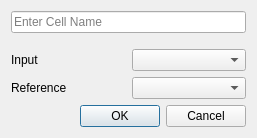
<?xml version="1.0" encoding="UTF-8"?>
<ui version="4.0">
 <class>Dialog</class>
 <widget class="QDialog" name="Dialog">
  <property name="geometry">
   <rect>
    <x>0</x>
    <y>0</y>
    <width>257</width>
    <height>138</height>
   </rect>
  </property>
  <property name="maximumSize">
   <size>
    <width>257</width>
    <height>177</height>
   </size>
  </property>
  <property name="windowTitle">
   <string>Dialog</string>
  </property>
  <layout class="QGridLayout" name="gridLayout">
   <item row="0" column="0" colspan="2">
    <widget class="QLineEdit" name="cellNameText">
     <property name="text">
      <string/>
     </property>
     <property name="placeholderText">
      <string>Enter Cell Name</string>
     </property>
    </widget>
   </item>
   <item row="13" column="0" rowspan="2" colspan="2">
    <spacer name="verticalSpacer">
     <property name="orientation">
      <enum>Qt::Orientation::Vertical</enum>
     </property>
     <property name="sizeHint" stdset="0">
      <size>
       <width>20</width>
       <height>40</height>
      </size>
     </property>
    </spacer>
   </item>
   <item row="15" column="0" colspan="2">
    <widget class="QDialogButtonBox" name="dialogButtonBox">
     <property name="maximumSize">
      <size>
       <width>16777215</width>
       <height>24</height>
      </size>
     </property>
     <property name="orientation">
      <enum>Qt::Orientation::Horizontal</enum>
     </property>
     <property name="standardButtons">
      <set>QDialogButtonBox::StandardButton::Cancel|QDialogButtonBox::StandardButton::Ok</set>
     </property>
    </widget>
   </item>
   <item row="1" column="0" colspan="2">
    <spacer name="verticalSpacer_2">
     <property name="orientation">
      <enum>Qt::Orientation::Vertical</enum>
     </property>
     <property name="sizeHint" stdset="0">
      <size>
       <width>20</width>
       <height>40</height>
      </size>
     </property>
    </spacer>
   </item>
   <item row="3" column="0">
    <widget class="QLabel" name="label">
     <property name="text">
      <string>Input</string>
     </property>
    </widget>
   </item>
   <item row="3" column="1">
    <widget class="QComboBox" name="channelSelectComboBox">
     <property name="placeholderText">
      <string>Select Channel</string>
     </property>
    </widget>
   </item>
   <item row="10" column="0">
    <widget class="QLabel" name="label_2">
     <property name="text">
      <string>Reference </string>
     </property>
    </widget>
   </item>
   <item row="10" column="1">
    <widget class="QComboBox" name="referenceChannelSelectComboBox">
     <property name="placeholderText">
      <string>Select Channel</string>
     </property>
    </widget>
   </item>
  </layout>
 </widget>
 <resources/>
 <connections>
  <connection>
   <sender>dialogButtonBox</sender>
   <signal>accepted()</signal>
   <receiver>Dialog</receiver>
   <slot>accept()</slot>
   <hints>
    <hint type="sourcelabel">
     <x>248</x>
     <y>254</y>
    </hint>
    <hint type="destinationlabel">
     <x>157</x>
     <y>274</y>
    </hint>
   </hints>
  </connection>
  <connection>
   <sender>dialogButtonBox</sender>
   <signal>rejected()</signal>
   <receiver>Dialog</receiver>
   <slot>reject()</slot>
   <hints>
    <hint type="sourcelabel">
     <x>316</x>
     <y>260</y>
    </hint>
    <hint type="destinationlabel">
     <x>286</x>
     <y>274</y>
    </hint>
   </hints>
  </connection>
 </connections>
</ui>
